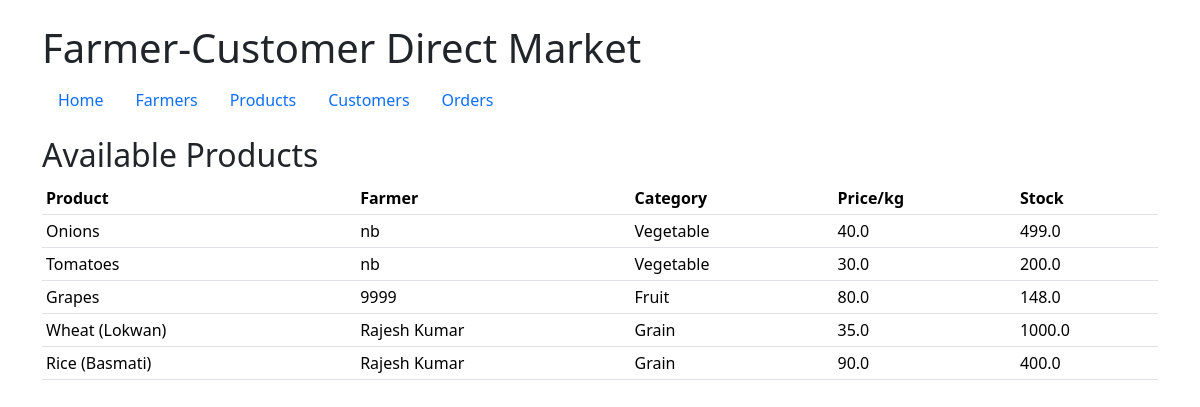
The page / on the database its author committed.
### app.py (models this page shows)
class Product(db.Model):
    product_id = db.Column(db.Integer, primary_key=True)
    farmer_id = db.Column(db.Integer, db.ForeignKey('farmer.farmer_id'), nullable=False)
    product_name = db.Column(db.String(120), nullable=False)
    category = db.Column(db.String(50), nullable=False)
    price_per_kg = db.Column(db.Float, nullable=False)
    available_quantity = db.Column(db.Float, nullable=False)
    order_details = db.relationship('OrderDetail', backref='product', lazy=True)

class Farmer(db.Model):
    farmer_id = db.Column(db.Integer, primary_key=True)
    name = db.Column(db.String(120), nullable=False)
    phone = db.Column(db.String(40))
    location = db.Column(db.String(120))
    bank_details = db.Column(db.String(255))
    products = db.relationship('Product', backref='farmer', lazy=True)

### app.py (the view)
@app.route('/')
def home():
    products = Product.query.all()
    return render_template('home.html', products=products)

### templates/home.html
{% extends 'layout.html' %}
{% block content %}
<h2>Available Products</h2>
<table class="table table-sm">
  <thead><tr><th>Product</th><th>Farmer</th><th>Category</th><th>Price/kg</th><th>Stock</th></tr></thead>
  <tbody>
  {% for p in products %}
    <tr><td>{{ p.product_name }}</td><td>{{ p.farmer.name }}</td><td>{{ p.category }}</td><td>{{ p.price_per_kg }}</td><td>{{ p.available_quantity }}</td></tr>
  {% endfor %}
  </tbody>
</table>
{% endblock %}

### templates/layout.html (shortened to what this page needs)
<!doctype html>
<html lang="en">
<head>
  <link href="https://cdn.jsdelivr.net/npm/bootstrap@5.3.2/dist/css/bootstrap.min.css" rel="stylesheet" />
</head>
<body>
<div class="container mt-4">
  <h1>Farmer-Customer Direct Market</h1>
  <nav class="nav mb-3">
    <a class="nav-link" href="{{ url_for('home') }}">Home</a>
    <a class="nav-link" href="{{ url_for('farmer') }}">Farmers</a>
    <a class="nav-link" href="{{ url_for('product') }}">Products</a>
    <a class="nav-link" href="{{ url_for('customer') }}">Customers</a>
    <a class="nav-link" href="{{ url_for('order') }}">Orders</a>
  </nav>
  {% block content %}{% endblock %}
</div>
</body>
</html>

### rows shown on the page
Product: product_name "Onions", farmer.name "nb", category "Vegetable", price_per_kg "40.0", available_quantity "499.0"
Product: product_name "Tomatoes", farmer.name "nb", category "Vegetable", price_per_kg "30.0", available_quantity "200.0"
Product: product_name "Grapes", farmer.name "9999", category "Fruit", price_per_kg "80.0", available_quantity "148.0"
Product: product_name "Wheat (Lokwan)", farmer.name "Rajesh Kumar", category "Grain", price_per_kg "35.0", available_quantity "1000.0"
Product: product_name "Rice (Basmati)", farmer.name "Rajesh Kumar", category "Grain", price_per_kg "90.0", available_quantity "400.0"
